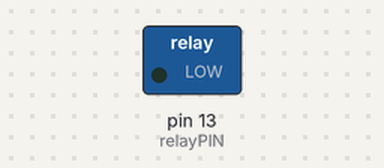
This sketch was run on a simulated Arduino Uno, built with avr-gcc and run on an emulated ATmega328P. Shown: switched loads named in the sketch (green lamp = pin HIGH). Dashed ring = blinking.

Above: at 0.5 s.
Timing chart, 0 to 4.6 s (numbered marks = the images above):
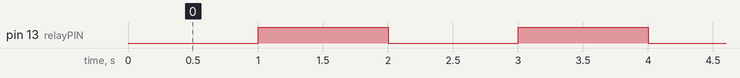

The sketch:

ExampleRelay.ino
```cpp
int relayPIN = 13;
void setup()
{
  pinMode(relayPIN, OUTPUT);
}
void loop()
{
  digitalWrite(relayPIN, LOW);
  delay(1000);
  digitalWrite(relayPIN, HIGH);
  delay(1000);
}
```

Measured:
- by itself, pin 13 (relayPIN): alternates HIGH for 1.0 s and LOW for 1.0 s
